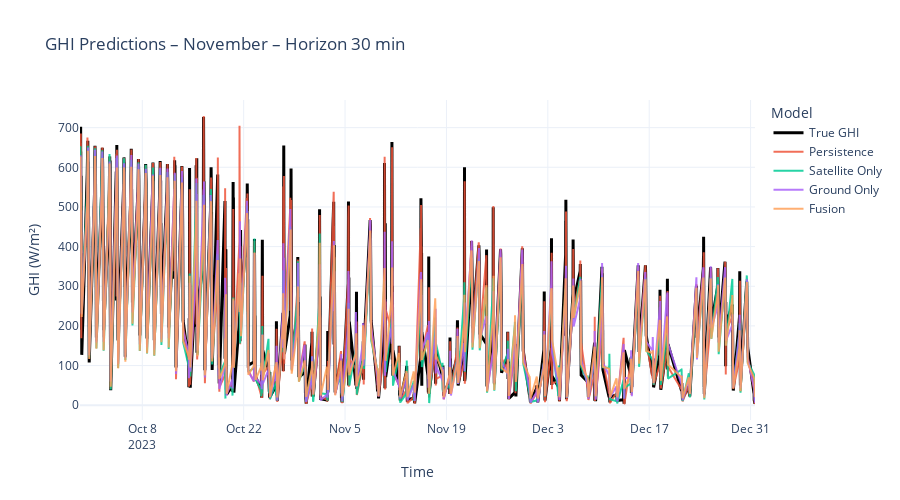

This figure's notebook cell:
### Code cell
# Filter November predictions
df_nov = {}

# for model_name, df in models.items():
#     df_nov[model_name] = df[
#         (df["timestamp"].dt.month == 11)
#     ].copy()
#     print(f"{model_name}: {len(df_nov[model_name])} November points")

for model_name, df in models.items():
    df_nov[model_name] = df.copy()
    print(f"{model_name}: {len(df_nov[model_name])} November points")

import plotly.graph_objects as go
print(df["horizon_min"].unique())
HORIZON = 30 

fig = go.Figure()

# Plot ground truth (once)
ref_df = next(iter(df_nov.values()))
ref_h = ref_df[ref_df["horizon_min"] == HORIZON]

# Keep only one true value per timestamp
ref_true = (
    ref_h
    .drop_duplicates(subset="timestamp")
    .sort_values("timestamp")
)

fig.add_trace(
    go.Scatter(
        x=ref_true["timestamp"],
        y=ref_true["y_true_ghi"],
        mode="lines",
        name="True GHI",
        line=dict(color="black", width=3),
    )
)


# Plot each model
for model_name, df in df_nov.items():
    df_h = df[df["horizon_min"] == HORIZON]

    fig.add_trace(
        go.Scatter(
            x=df_h["timestamp"],
            y=df_h["y_pred_ghi"],
            mode="lines",
            name=model_name.replace("_", " ").title(),
            opacity=0.85,
        )
    )

fig.update_layout(
    title=f"GHI Predictions – November – Horizon {HORIZON} min",
    xaxis_title="Time",
    yaxis_title="GHI (W/m²)",
    legend_title="Model",
    template="plotly_white",
    height=500,
)

fig.show()

### Figure 1 — Plotly figure (JSON) as saved in the notebook; plotly's stock layout.template omitted (floating-point values rounded to 4 significant figures; data arrays with more than 128 entries replaced by an {"elided": "..."} marker saying what was removed)
{"data": [{"line": {"color": "black", "width": 3}, "mode": "lines", "name": "True GHI", "type": "scatter", "x": {"elided": "2463 str values"}, "y": {"elided": "2463 float values"}}, {"mode": "lines", "name": "Persistence", "opacity": 0.85, "type": "scatter", "x": {"elided": "2463 str values"}, "y": {"elided": "2463 float values"}}, {"mode": "lines", "name": "Satellite Only", "opacity": 0.85, "type": "scatter", "x": {"elided": "2463 str values"}, "y": {"elided": "2463 float values"}}, {"mode": "lines", "name": "Ground Only", "opacity": 0.85, "type": "scatter", "x": {"elided": "2463 str values"}, "y": {"elided": "2463 float values"}}, {"mode": "lines", "name": "Fusion", "opacity": 0.85, "type": "scatter", "x": {"elided": "2463 str values"}, "y": {"elided": "2463 float values"}}], "layout": {"height": 500, "legend": {"title": {"text": "Model"}}, "title": {"text": "GHI Predictions – November – Horizon 30 min"}, "xaxis": {"title": {"text": "Time"}}, "yaxis": {"title": {"text": "GHI (W/m²)"}}}}
